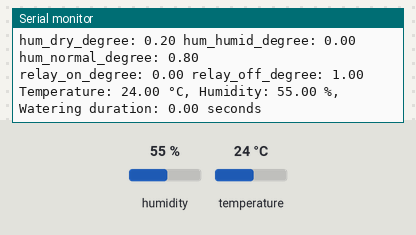
Simulated run of this sketch. Board: ESP8266 (NodeMCU). Shown: the last lines printed to the serial monitor. The test bench sets the inputs (shaded band); at power-on: humidity 55 %, temperature 24 °C. WiFi joins after 1.5 s; servers stay silent unless stated.

Above: at 3.0 s.
3.1 s: humidity set to 22 %
At 4.5 s:
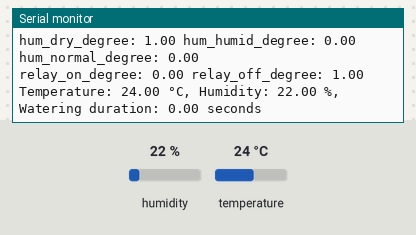
5.8 s: temperature set to 12 °C
At 6.3 s:
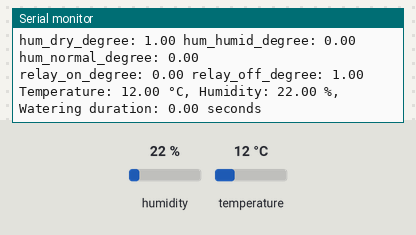
8.5 s: humidity set to 40 %
At 11.2 s:
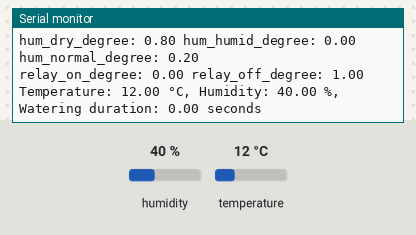
Timing chart, 0 to 12.7 s (numbered marks = the images above; inputs shaded):
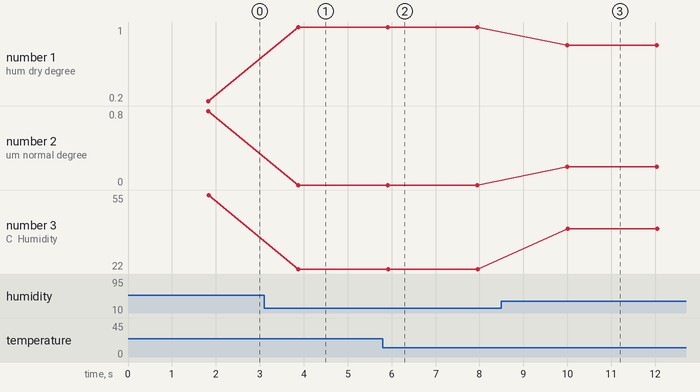

The sketch:

tugas_iot.ino
```cpp
#define BLYNK_TEMPLATE_ID "TMPL67koCQCyf"
#define BLYNK_TEMPLATE_NAME "DHT11"
#define BLYNK_AUTH_TOKEN "k2fKjLx4fwH46sseSM96F4cDMOR7UM9r"

#include <DHT.h>
#include <ESP8266WiFi.h>
#include <WiFiClient.h>
#include <BlynkSimpleEsp8266.h>

#define DHTPIN D1
#define DHTTYPE DHT11

int relay1 = D7;
DHT dht(DHTPIN, DHTTYPE);

// Temperature thresholds
float temp_cold = 28.0;
float temp_normal = 33.0;
float temp_hot = 34.0;

// Humidity thresholds
float hum_dry = 35.0;
float hum_normal = 60.0;
float hum_humid = 80.0;

char auth[] = BLYNK_AUTH_TOKEN;
char ssid[] = "KAFECINTA";
char pass[] = "KAFECINTAAA";

void setup() {
  pinMode(relay1, OUTPUT);
  Serial.begin(115200);
  dht.begin();
  Blynk.begin(auth, ssid, pass);
}

void loop() {
  Blynk.run();

  float humidity = dht.readHumidity();
  float temperature = dht.readTemperature();

  if (isnan(humidity) || isnan(temperature)) {
    Serial.println(F("Failed to read from DHT sensor!"));
    return;
  }

  float temp_cold_degree = max(0.0f, min(1.0f, (temp_normal - temperature) / (temp_normal - temp_cold)));
  float temp_hot_degree = max(0.0f, min(1.0f, (temperature - temp_normal) / (temp_hot - temp_normal)));
  float temp_normal_degree = 1.0f - temp_cold_degree - temp_hot_degree;

  float hum_dry_degree = max(0.0f, min(1.0f, (hum_normal - humidity) / (hum_normal - hum_dry)));
  float hum_humid_degree = max(0.0f, min(1.0f, (humidity - hum_normal) / (hum_humid - hum_normal)));
  float hum_normal_degree = 1.0f - hum_dry_degree - hum_humid_degree;

  float relay_on_degree = min(temp_hot_degree, hum_dry_degree);
  float relay_off_degree = max(temp_cold_degree, hum_humid_degree);

  float duration;
  if (relay_on_degree > relay_off_degree) {
    duration = relay_on_degree * 30;
  } else {
    duration = 0;
  }

  // Print the results
  Serial.print(F("temp_cold_degree: ")); Serial.print(temp_cold_degree);
  Serial.print(F(" temp_hot_degree: ")); Serial.print(temp_hot_degree);
  Serial.print(F(" temp_normal_degree: ")); Serial.println(temp_normal_degree);

  Serial.print(F("hum_dry_degree: ")); Serial.print(hum_dry_degree);
  Serial.print(F(" hum_humid_degree: ")); Serial.print(hum_humid_degree);
  Serial.print(F(" hum_normal_degree: ")); Serial.println(hum_normal_degree);

  Serial.print(F("relay_on_degree: ")); Serial.print(relay_on_degree);
  Serial.print(F(" relay_off_degree: ")); Serial.println(relay_off_degree);

  Serial.print(F("Temperature: ")); Serial.print(temperature);
  Serial.print(F(" °C, Humidity: ")); Serial.print(humidity);
  Serial.print(F(" %, Watering duration: ")); Serial.print(duration);
  Serial.println(F(" seconds"));

  Blynk.virtualWrite(V1, temperature);
  Blynk.virtualWrite(V0, humidity);

  if (temp_cold_degree > temp_normal_degree && temp_cold_degree > temp_hot_degree) {
    Blynk.virtualWrite(V2, "Cold");
  } else if (temp_normal_degree > temp_cold_degree && temp_normal_degree > temp_hot_degree) {
    Blynk.virtualWrite(V2, "Normal");
  } else {
    Blynk.virtualWrite(V2, "Hot");
  }

  if (hum_dry_degree > hum_normal_degree && hum_dry_degree > hum_humid_degree) {
    Blynk.virtualWrite(V4, "Dry");
  } else if (hum_normal_degree > hum_dry_degree && hum_normal_degree > hum_humid_degree) {
    Blynk.virtualWrite(V4, "Normal");
  } else {
    Blynk.virtualWrite(V4, "Humid");
  }

  digitalWrite(relay1, HIGH);
  delay(duration * 1000);
  digitalWrite(relay1, LOW);

  delay(2000);
}
```

Measured:
- after the input at 3.1 s, the serial monitor: prints a new line after 0.77 s (image 1)
- after the input at 5.8 s, the serial monitor: prints a new line after 0.12 s (image 2)
- after the input at 8.5 s, the serial monitor: prints a new line after 1.5 s (image 3)
- plotted number 1: 1 → 0.8 after the input at 8.5 s
- plotted number 2: 0 → 0.2 after the input at 8.5 s
- plotted number 3: 55 → 22 after the input at 3.1 s, 22 → 40 after the input at 8.5 s
